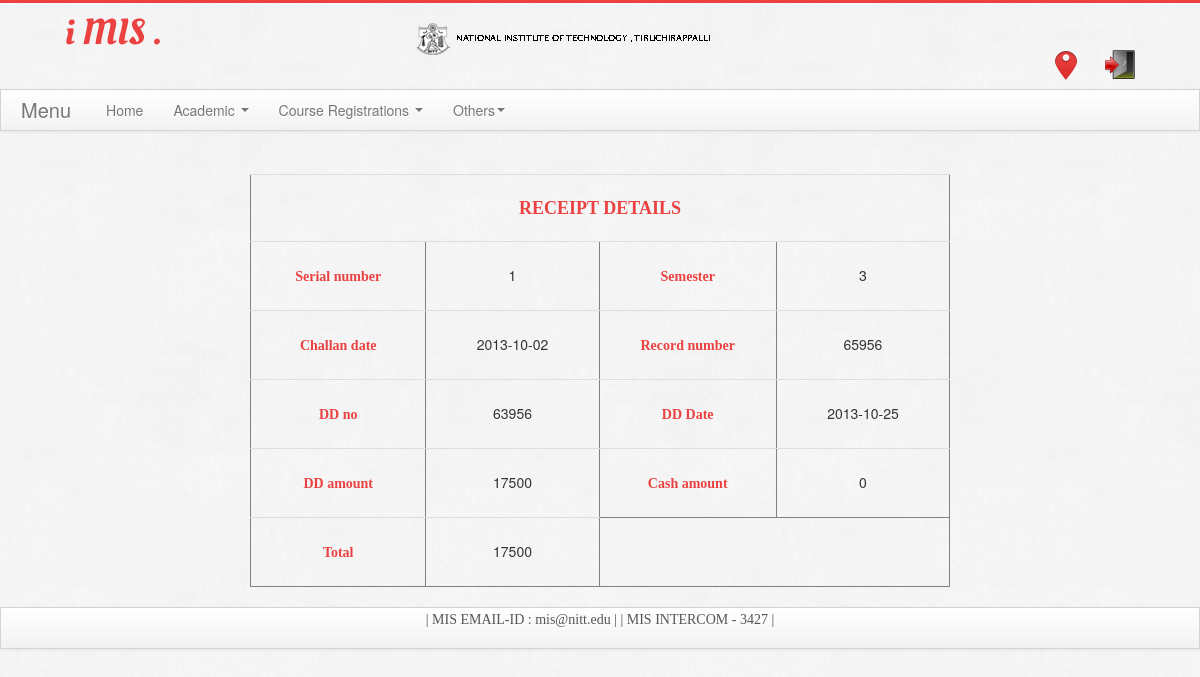
The app's page /receipt.php (signed in) with its own data.
### tables this page shows
CREATE TABLE IF NOT EXISTS `feereceipt_details` (
  `rollno` int(9) NOT NULL,
  `sr` int(2) NOT NULL,
  `semester` int(1) NOT NULL,
  `challan_date` date NOT NULL,
  `rec_no` varchar(20) NOT NULL,
  `rec_date` date NOT NULL,
  `dd_no` varchar(10) NOT NULL,
  `dd_date` date NOT NULL,
  `dd_amt` int(5) NOT NULL,
  `cash_amt` int(5) NOT NULL,
  `total_amt` int(5) NOT NULL
);

### receipt.php (the view, shortened to what this page needs)
<?php
$q="select * from feereceipt_details where rollno=".$_SESSION['user'];
$res=mysql_query($q);
$row=mysql_fetch_array($res);
?>
<!DOCTYPE html >
<html xmlns="http://www.w3.org/1999/xhtml">
<head>
<link rel="stylesheet" href="css/bkno.css" type="text/css" />
<link rel="stylesheet" href="css/bqgo.css" type="text/css" />
<link rel="stylesheet" href="css/style.css" type="text/css" />
        <link rel="stylesheet" href="bootstrap/css/bootstrap.min.css">
<link href="css/bootstrap-responsive.css" rel="stylesheet">
</head>
<body>
<div class="header">
            <div class="container">
                <div class="row">
                    <div class="logo span4">
                        <h1><span class="red">i MIS .</span></h1>
                    </div>
                    <div class="logo span5">
                        <span class="red"><img class="nitt" src="img/nitt logo1.png" /></span>
                    </div>
                    <div class="links span8">
                        <a class="home" href="https://www.nitt.edu" rel="tooltip" data-placement="bottom" data-original-title="Home"></a>
                        <a class="blog" href="logout.php" rel="tooltip" data-placement="bottom" data-original-title="Blog"></a>
                    </div>
                </div>
            </div>
        </div>
<div class="navbar">
  <div class="navbar-inner">
    <div class="container">
      <a class="brand" href="#">Menu</a>
      <div class="nav-collapse">
        <ul class="nav">
          <li><a href="home.php"><i class="icon-home icon-white"></i> Home</a></li>
          <li class="dropdown">
            <a href="#" class="dropdown-toggle" data-toggle="dropdown">Academic <b class="caret"></b></a>
          </li>
          <li class="dropdown">
            <a href="#" class="dropdown-toggle" data-toggle="dropdown">Course Registrations <b class="caret"></b></a>
          </li>
          <li class="dropdown">
            <a href="#" class="dropdown-toggle" data-toggle="dropdown">Others<b class="caret"></b></a>
          </li>
        </ul>
      </div>
    </div>
  </div>
</div>
<div class="main">
<center>
<br><br>
<table width="500" border="1" cellspacing="5" class="table" style="width:700px">
 <tr>
<th scope="row" colspan="5"><font face="Ebrima" color="#eb4141" size="+1">RECEIPT DETAILS</font></th>
  </tr>
  <tr>
    <th scope="row"><font face="Ebrima" color="#eb4141">Serial number</font></th>
    <td><?php echo "1";?></td>
        <th><font color="#eb4141" face="Ebrima">Semester</font></th>
        <td><?php echo $row['semester'];?></td>
  </tr>
  <tr>
    <th scope="row"><font color="#eb4141" face="Ebrima">Challan date</font></th>
    <td><?php echo $row['challan_date'];?></td>
        <th><font color="#eb4141" face="Ebrima">Record number</font></th>
        <td><?php echo $row['rec_no'];?></td>
  </tr>
  <tr>
    <th scope="row"><font color="#eb4141" face="Ebrima">DD no</font></th>
    <td><?php echo $row['dd_no'];?></td>
    <th><font color="#eb4141" face="Ebrima">DD Date</font></th>
    <td><?php echo $row['dd_date'];?></td>
  </tr>
  <tr>
    <th scope="row"><font color="#eb4141" face="Ebrima">DD amount</font></th>
    <td><?php echo $row['dd_amt'];?></td>
    <th><font color="#eb4141" face="Ebrima">Cash amount</font></th>
    <td><?php echo $row['cash_amt'];?></td>
  </tr>
  <tr>
    <th scope="row"><font color="#eb4141" face="Ebrima">Total</font></th>
    <td><?php echo $row['total_amt'];?></td>
   </tr>
    </table>
</center>
</div>
<div class="navbar-inner">
<center>
<font face="Ebrima" class="homefttext">| MIS EMAIL-ID : mis@nitt.edu | | MIS INTERCOM - 3427 |</font>
</center>
</div>
</body>
</html>

### css/style.css (style rules this page uses)
body { background:url(../img/pattern.jpg) repeat; text-align: left; font-family: 'PT Sans', Helvetica, Arial, sans-serif; color: #555; font-size: 16px; font-weight: 400; }
.red { color: #eb4141; }
.header { margin: 0 auto; padding-bottom: 5px; background: #f8f8f8 url(../img/pattern.jpg) repeat; border-top: 3px solid #eb4141; -moz-box-shadow: 0 1px 5px 0 rgba(0,0,0,.3); -webkit-box-shadow: 0 1px 5px 0 rgba(0,0,0,.3); box-shadow: 0 1px 5px 0 rgba(0,0,0,.3); }
.logo h1 { padding-left: 50px; font-family: 'Oleo Script', cursive; font-size: 36px; font-weight: 400; }
.links { text-align: right; }
.links a { display: inline-block; width: 30px; height: 30px; margin: 15px 0 0 20px; }
.links a.home { background: url(../img/home.png) center center no-repeat; }
.links a.blog { background: url(../img/exit.png) center center no-repeat; margin-right: 50px; }
.main { position:relative; height:100%; width:100%; background:url(../img/pattern.jpg); }
.nitt { position:relative; top:20px; }
.homefttext { color:#555; }

### records on screen
feereceipt_details: semester "3", challan_date "2013-10-02", rec_no "65956", dd_no "63956", dd_date "2013-10-25", dd_amt "17500", cash_amt "0", total_amt "17500"
